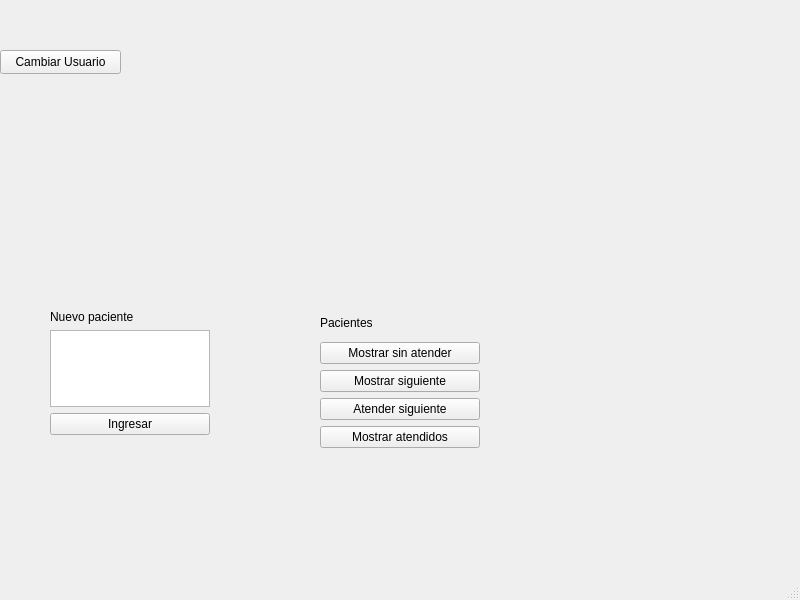
<?xml version="1.0" encoding="UTF-8"?>
<ui version="4.0">
 <class>MainWindow</class>
 <widget class="QMainWindow" name="MainWindow">
  <property name="geometry">
   <rect>
    <x>0</x>
    <y>0</y>
    <width>800</width>
    <height>600</height>
   </rect>
  </property>
  <property name="windowTitle">
   <string>MainWindow</string>
  </property>
  <widget class="QWidget" name="centralwidget">
   <widget class="QPushButton" name="CambiarUsuarioBtn">
    <property name="geometry">
     <rect>
      <x>0</x>
      <y>50</y>
      <width>121</width>
      <height>24</height>
     </rect>
    </property>
    <property name="text">
     <string>Cambiar Usuario</string>
    </property>
   </widget>
   <widget class="QWidget" name="gridLayoutWidget">
    <property name="geometry">
     <rect>
      <x>50</x>
      <y>310</y>
      <width>160</width>
      <height>125</height>
     </rect>
    </property>
    <layout class="QGridLayout" name="gridLayout">
     <item row="0" column="0">
      <widget class="QLabel" name="label">
       <property name="text">
        <string>Nuevo paciente</string>
       </property>
      </widget>
     </item>
     <item row="2" column="0">
      <widget class="QPushButton" name="CargaPaciente">
       <property name="text">
        <string>Ingresar</string>
       </property>
      </widget>
     </item>
     <item row="1" column="0">
      <widget class="QTextEdit" name="textEdit"/>
     </item>
    </layout>
   </widget>
   <widget class="QWidget" name="gridLayoutWidget_2">
    <property name="geometry">
     <rect>
      <x>320</x>
      <y>310</y>
      <width>160</width>
      <height>138</height>
     </rect>
    </property>
    <layout class="QGridLayout" name="gridLayout_2">
     <item row="3" column="0">
      <widget class="QPushButton" name="pushButton_7">
       <property name="text">
        <string>Atender siguiente</string>
       </property>
      </widget>
     </item>
     <item row="2" column="0">
      <widget class="QPushButton" name="pushButton_6">
       <property name="text">
        <string>Mostrar siguiente</string>
       </property>
      </widget>
     </item>
     <item row="1" column="0">
      <widget class="QPushButton" name="pushButton_4">
       <property name="text">
        <string>Mostrar sin atender</string>
       </property>
      </widget>
     </item>
     <item row="0" column="0">
      <widget class="QLabel" name="label_5">
       <property name="text">
        <string>Pacientes</string>
       </property>
      </widget>
     </item>
     <item row="4" column="0">
      <widget class="QPushButton" name="pushButton_8">
       <property name="text">
        <string>Mostrar atendidos</string>
       </property>
      </widget>
     </item>
    </layout>
   </widget>
  </widget>
  <widget class="QMenuBar" name="menubar">
   <property name="geometry">
    <rect>
     <x>0</x>
     <y>0</y>
     <width>800</width>
     <height>22</height>
    </rect>
   </property>
  </widget>
  <widget class="QStatusBar" name="statusbar"/>
 </widget>
 <resources/>
 <connections/>
</ui>
